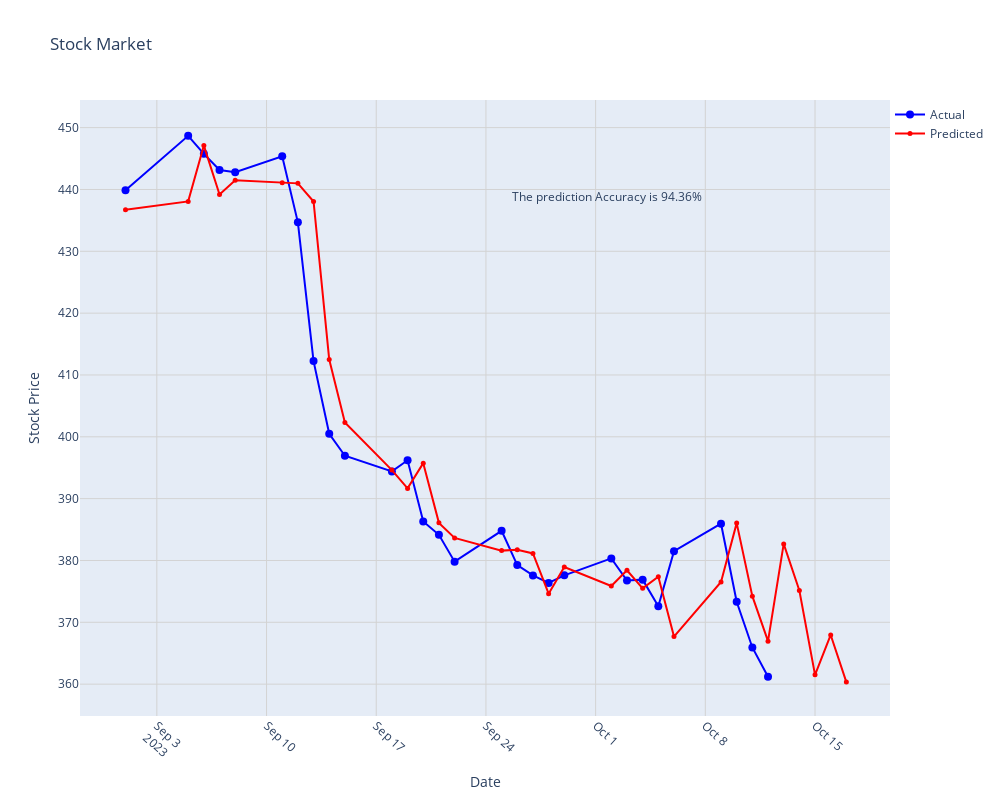

The cell this chart's notebook holds for it:
### Code cell
# Set the figure size
fig = px.scatter(title="Stock Market", width=1000, height=800)

# Plot the actual data as scatter
fig.add_scatter(x=df_target.loc["2023-09-01":f"{DATE}"].index, y=df_target.loc["2023-09-01":f"{DATE}","close"],
                mode='lines+markers', name="Actual", marker=dict(color='blue', size=8))

# Plot the predicted data as line plot
fig.add_scatter(x=CombinedX.loc["2023-09-01":].index, y=CombinedX.loc["2023-09-01":,"Predicted"],
                mode='lines+markers', name="Predicted",marker=dict(size=5),line=dict(color='red', width=2))

# Add legend and axis labels
fig.update_layout(legend=dict(x=1, y=1), xaxis=dict(title="Date"), yaxis=dict(title="Stock Price"))

# Add gridlines
fig.update_xaxes(showgrid=True, gridwidth=1, gridcolor='lightgray')
fig.update_yaxes(showgrid=True, gridwidth=1, gridcolor='lightgray')

# Calculate and add the prediction accuracy annotation
Acc = r2_score(CombinedX["Actual"], CombinedX["Predicted"])
fig.add_annotation(text=f"The prediction Accuracy is {round(Acc*100,2)}%", xref="paper", yref="paper",
                   x=0.65, y=0.86, font=dict(size=12), showarrow=False, align="left")

# Rotate x-axis tick labels
fig.update_xaxes(tickangle=42)

# Show the plot
fig.show()

### Figure 1 — Plotly figure (JSON) as saved in the notebook; plotly's stock layout.template omitted (floating-point values rounded to 4 significant figures)
{"data": [{"hovertemplate": "<extra></extra>", "legendgroup": "", "marker": {"color": "#636efa", "symbol": "circle"}, "mode": "markers", "name": "", "orientation": "v", "showlegend": false, "type": "scatter", "xaxis": "x", "yaxis": "y"}, {"marker": {"color": "blue", "size": 8}, "mode": "lines+markers", "name": "Actual", "type": "scatter", "x": ["2023-09-01T00:00:00", "2023-09-05T00:00:00", "2023-09-06T00:00:00", "2023-09-07T00:00:00", "2023-09-08T00:00:00", "2023-09-11T00:00:00", "2023-09-12T00:00:00", "2023-09-13T00:00:00", "2023-09-14T00:00:00", "2023-09-15T00:00:00", "2023-09-18T00:00:00", "2023-09-19T00:00:00", "2023-09-20T00:00:00", "2023-09-21T00:00:00", "2023-09-22T00:00:00", "2023-09-25T00:00:00", "2023-09-26T00:00:00", "2023-09-27T00:00:00", "2023-09-28T00:00:00", "2023-09-29T00:00:00", "2023-10-02T00:00:00", "2023-10-03T00:00:00", "2023-10-04T00:00:00", "2023-10-05T00:00:00", "2023-10-06T00:00:00", "2023-10-09T00:00:00", "2023-10-10T00:00:00", "2023-10-11T00:00:00", "2023-10-12T00:00:00"], "y": [439.9, 448.7, 445.8, 443.1, 442.8, 445.4, 434.7, 412.2, 400.5, 396.9, 394.4, 396.2, 386.3, 384.1, 379.8, 384.8, 379.2, 377.6, 376.4, 377.6, 380.3, 376.8, 376.9, 372.6, 381.5, 386.0, 373.3, 365.9, 361.2]}, {"line": {"color": "red", "width": 2}, "marker": {"size": 5}, "mode": "lines+markers", "name": "Predicted", "type": "scatter", "x": ["2023-09-01T00:00:00", "2023-09-05T00:00:00", "2023-09-06T00:00:00", "2023-09-07T00:00:00", "2023-09-08T00:00:00", "2023-09-11T00:00:00", "2023-09-12T00:00:00", "2023-09-13T00:00:00", "2023-09-14T00:00:00", "2023-09-15T00:00:00", "2023-09-18T00:00:00", "2023-09-19T00:00:00", "2023-09-20T00:00:00", "2023-09-21T00:00:00", "2023-09-22T00:00:00", "2023-09-25T00:00:00", "2023-09-26T00:00:00", "2023-09-27T00:00:00", "2023-09-28T00:00:00", "2023-09-29T00:00:00", "2023-10-02T00:00:00", "2023-10-03T00:00:00", "2023-10-04T00:00:00", "2023-10-05T00:00:00", "2023-10-06T00:00:00", "2023-10-09T00:00:00", "2023-10-10T00:00:00", "2023-10-11T00:00:00", "2023-10-12T00:00:00", "2023-10-13T00:00:00", "2023-10-14T00:00:00", "2023-10-15T00:00:00", "2023-10-16T00:00:00", "2023-10-17T00:00:00"], "y": [436.7, 438.1, 447.1, 439.2, 441.5, 441.1, 441.0, 438.1, 412.5, 402.3, 394.6, 391.7, 395.7, 386.1, 383.7, 381.6, 381.7, 381.1, 374.6, 378.9, 375.9, 378.4, 375.5, 377.4, 367.7, 376.5, 386.0, 374.2, 367.0, 382.7, 375.1, 361.5, 367.9, 360.3]}], "layout": {"annotations": [{"align": "left", "font": {"size": 12}, "showarrow": false, "text": "The prediction Accuracy is 94.36%", "x": 0.65, "xref": "paper", "y": 0.86, "yref": "paper"}], "height": 800, "legend": {"tracegroupgap": 0, "x": 1, "y": 1}, "title": {"text": "Stock Market"}, "width": 1000, "xaxis": {"anchor": "y", "autorange": true, "domain": [0, 1], "gridcolor": "lightgray", "gridwidth": 1, "range": ["2023-08-29 02:17:11.8655", "2023-10-19 18:49:51.8335"], "showgrid": true, "tickangle": 42, "title": {"text": "Date"}, "type": "date"}, "yaxis": {"anchor": "x", "autorange": true, "domain": [0, 1], "gridcolor": "lightgray", "gridwidth": 1, "range": [354.8, 454.5], "showgrid": true, "title": {"text": "Stock Price"}, "type": "linear"}}}
